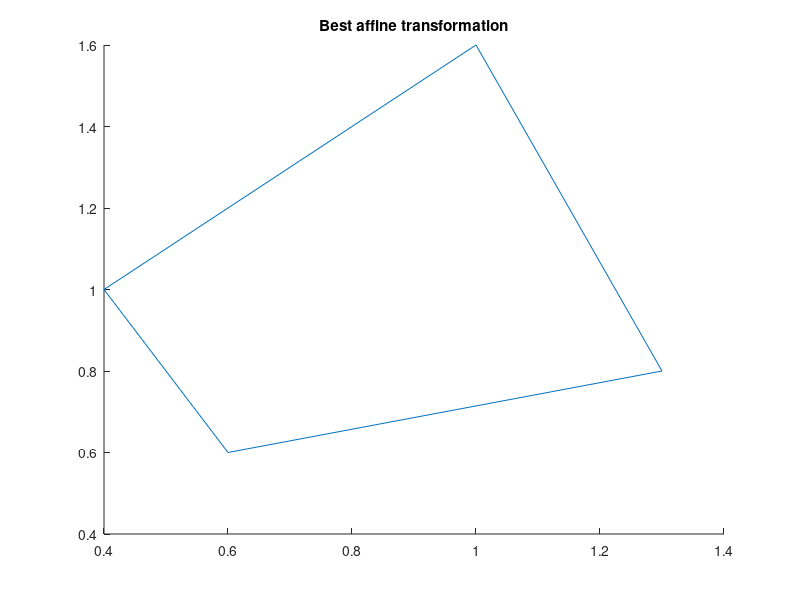

MATLAB code for this plot: (Note: this script raises an error after producing the figure.)
x = [0, 0, 1, 1, 0];
y = [0, 1, 1, 0, 0];
x2 = [0.4, 0.6, 1.3, 1, 0.4];
y2 = [1, 0.6, 0.8, 1.6, 1];
X = [transpose(x) transpose(y)];
Y = [transpose(x2) transpose(y2)];

tform = cp2tform(X, Y, 'affine');
U = tformfwd(tform, X(:,1), X(:,2));

hold all
title('Best affine transformation');
plot(Y(:,1), Y(:,2));
plot(U(:,1), U(:,2));


